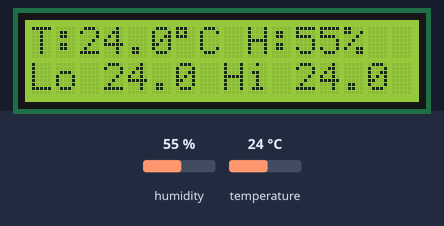
The program below on a simulated Arduino Uno, built with avr-gcc and run on an emulated ATmega328P. On the bench: 16×2 character LCD. Inputs (shaded band) come from the test bench; at power-on: humidity 55 %, temperature 24 °C. What the program prints to the serial monitor is not drawn.

Above: at 2.6 s.
2.7 s: humidity set to 22 %
At 7.1 s:
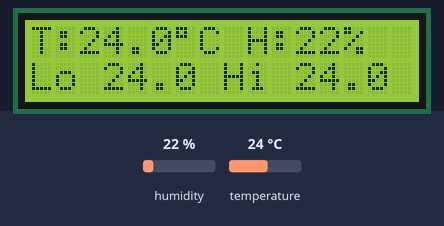
8.0 s: temperature set to 12 °C
At 11.3 s:
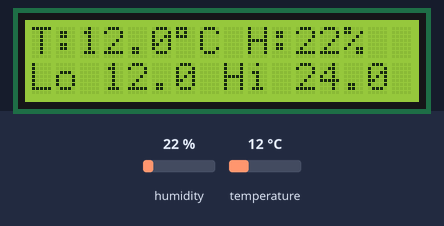
13.3 s: humidity set to 40 %
At 15.5 s:
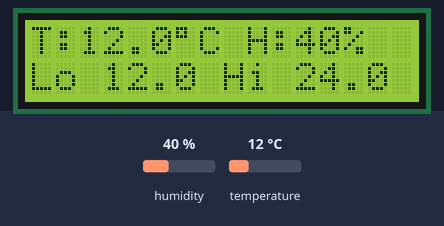
18.6 s: temperature set to 19 °C
At 22.8 s:
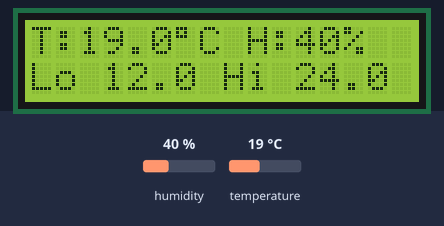
Timing chart, 0 to 24.3 s (numbered marks = the images above; inputs shaded):
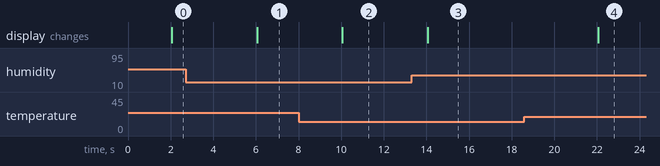

The program:

main.cpp
```cpp
#include <Arduino.h>
#include <DHT.h>
#include <LiquidCrystal_I2C.h>

/*
 * Project 01 — Temperature and humidity monitor
 * Board: Arduino Uno. Wiring table: ../README.md
 *
 * Reads a DHT sensor every two seconds, shows the values on a 16x2 I2C LCD,
 * and prints CSV on Serial so the Arduino Serial Plotter can graph them.
 */

#define PIN_DHT 2
#define DHT_TYPE DHT11         // change to DHT22 for the white AM2302 sensor
#define LCD_ADDRESS 0x27       // some I2C backpacks answer on 0x3F instead
#define READ_INTERVAL_MS 2000  // DHT sensors cannot be read faster than this
#define MAX_FAILED_READS 3

static DHT dht(PIN_DHT, DHT_TYPE);
static LiquidCrystal_I2C lcd(LCD_ADDRESS, 16, 2);

static float minTemperature = NAN;
static float maxTemperature = NAN;
static uint8_t failedReads = 0;
static unsigned long lastReadMs = 0;

static void showReading(float temperature, float humidity) {
  lcd.setCursor(0, 0);
  lcd.print("T:");
  lcd.print(temperature, 1);
  lcd.print(static_cast<char>(223));  // degree symbol in the HD44780 font
  lcd.print("C H:");
  lcd.print(humidity, 0);
  lcd.print("%  ");

  lcd.setCursor(0, 1);
  lcd.print("Lo ");
  lcd.print(minTemperature, 1);
  lcd.print(" Hi ");
  lcd.print(maxTemperature, 1);
  lcd.print("  ");
}

static void showSensorError() {
  lcd.setCursor(0, 0);
  lcd.print("Sensor error    ");
  lcd.setCursor(0, 1);
  lcd.print("Check DHT wiring");
}

static void trackMinMax(float temperature) {
  if (isnan(minTemperature) || temperature < minTemperature) {
    minTemperature = temperature;
  }
  if (isnan(maxTemperature) || temperature > maxTemperature) {
    maxTemperature = temperature;
  }
}

void setup() {
  Serial.begin(9600);
  dht.begin();

  lcd.init();
  lcd.backlight();
  lcd.print("Temp & Humidity");
  lcd.setCursor(0, 1);
  lcd.print("Starting...");

  // Header line for the Serial Plotter legend.
  Serial.println("temperature_c,humidity_percent");
}

void loop() {
  const unsigned long now = millis();
  if (now - lastReadMs < READ_INTERVAL_MS) {
    return;
  }
  lastReadMs = now;

  const float temperature = dht.readTemperature();
  const float humidity = dht.readHumidity();

  if (isnan(temperature) || isnan(humidity)) {
    // One bad read is normal for a DHT; only report after several in a row.
    if (failedReads < MAX_FAILED_READS) {
      failedReads++;
    }
    if (failedReads >= MAX_FAILED_READS) {
      showSensorError();
      Serial.println("# DHT read failed");
    }
    return;
  }

  failedReads = 0;
  trackMinMax(temperature);
  showReading(temperature, humidity);

  Serial.print(temperature, 1);
  Serial.print(",");
  Serial.println(humidity, 0);
}
```

Measured:
- after the input at 2.7 s, the display: changes after 3.4 s (image 1)
- after the input at 8.0 s, the display: changes after 2.1 s (image 2)
- after the input at 13.3 s, the display: changes after 0.76 s (image 3)
- after the input at 18.6 s, the display: changes after 3.5 s (image 4)
